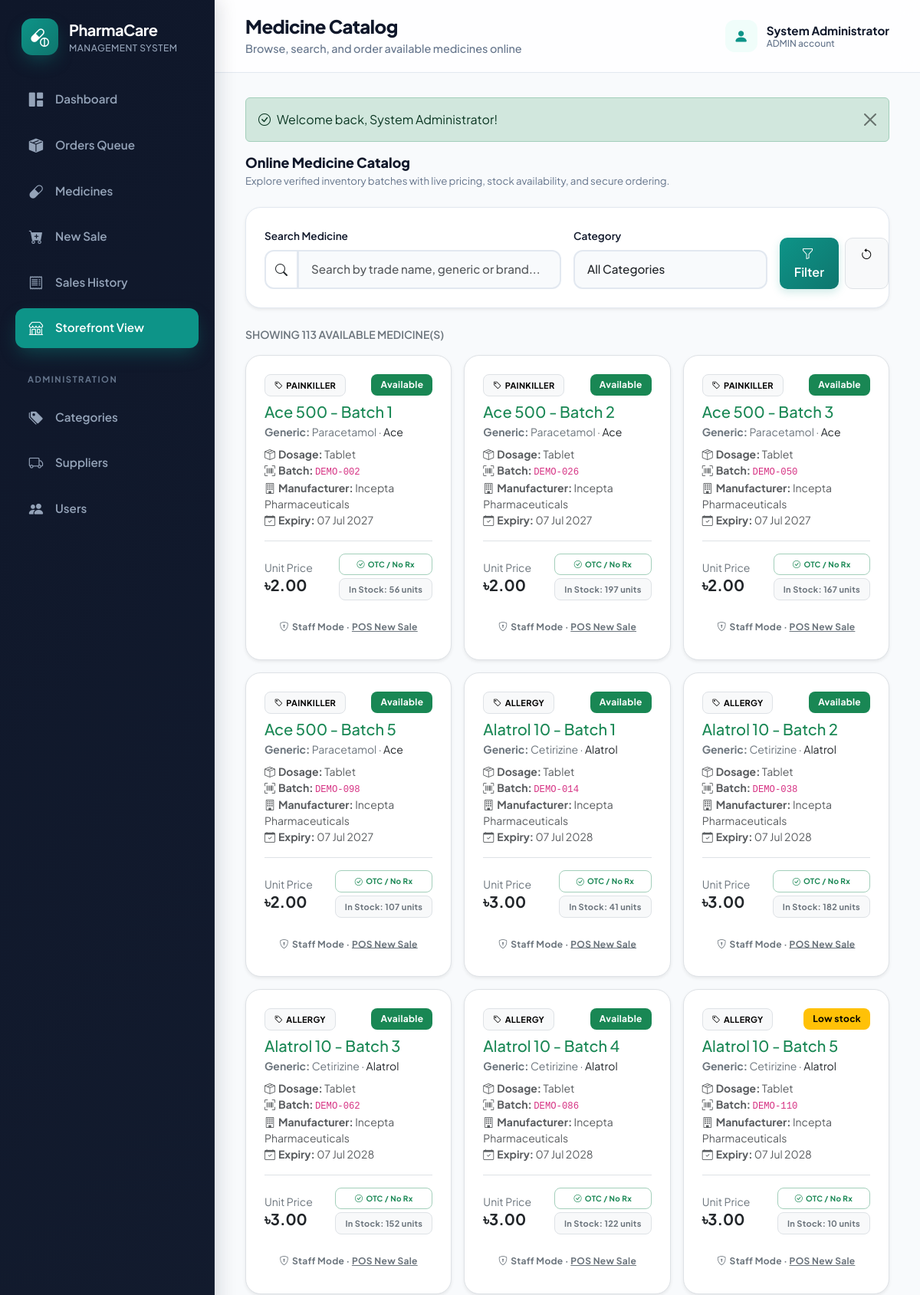
Screenshot of /index.php?page=catalog (signed in, upper part) with the database file from the repository.
### tables this page shows
CREATE TABLE IF NOT EXISTS app_users (
 id BIGINT UNSIGNED NOT NULL AUTO_INCREMENT PRIMARY KEY,
 full_name VARCHAR(80) NOT NULL,
 username VARCHAR(50) NOT NULL UNIQUE,
 email VARCHAR(120) NULL UNIQUE,
 phone VARCHAR(30) NULL,
 address VARCHAR(255) NULL,
 password VARCHAR(255) NOT NULL,
 role ENUM('ADMIN','STAFF','CUSTOMER') NOT NULL DEFAULT 'CUSTOMER',
 enabled TINYINT(1) NOT NULL DEFAULT 1,
 created_at DATETIME NOT NULL DEFAULT CURRENT_TIMESTAMP
);

CREATE TABLE IF NOT EXISTS medicines (
 id BIGINT UNSIGNED NOT NULL AUTO_INCREMENT PRIMARY KEY,
 name VARCHAR(120) NOT NULL,
 generic_name VARCHAR(120) NOT NULL,
 brand_name VARCHAR(120) NULL,
 batch_number VARCHAR(60) NOT NULL UNIQUE,
 medicine_type ENUM('TABLET','CAPSULE','SYRUP','INJECTION','CREAM','DROP','INHALER','OTHER') NOT NULL,
 purchase_price DECIMAL(12,2) NOT NULL,
 selling_price DECIMAL(12,2) NOT NULL,
 quantity INT UNSIGNED NOT NULL DEFAULT 0,
 minimum_stock_level INT UNSIGNED NOT NULL DEFAULT 10,
 manufacturing_date DATE NULL,
 expiry_date DATE NOT NULL,
 prescription_required TINYINT(1) NOT NULL DEFAULT 0,
 active TINYINT(1) NOT NULL DEFAULT 1,
 category_id BIGINT UNSIGNED NOT NULL,
 supplier_id BIGINT UNSIGNED NOT NULL,
 CONSTRAINT fk_medicine_category FOREIGN KEY(category_id) REFERENCES categories(id) ON DELETE RESTRICT,
 CONSTRAINT fk_medicine_supplier FOREIGN KEY(supplier_id) REFERENCES suppliers(id) ON DELETE RESTRICT,
 INDEX idx_medicine_name (name),
 INDEX idx_medicine_expiry (expiry_date),
 INDEX idx_medicine_category (category_id),
 INDEX idx_medicine_supplier (supplier_id)
);

CREATE TABLE IF NOT EXISTS categories (
 id BIGINT UNSIGNED NOT NULL AUTO_INCREMENT PRIMARY KEY,
 name VARCHAR(80) NOT NULL UNIQUE,
 description VARCHAR(255) NULL
);

CREATE TABLE IF NOT EXISTS suppliers (
 id BIGINT UNSIGNED NOT NULL AUTO_INCREMENT PRIMARY KEY,
 name VARCHAR(100) NOT NULL,
 company_name VARCHAR(120) NULL,
 phone VARCHAR(30) NOT NULL,
 email VARCHAR(120) NULL,
 address VARCHAR(255) NULL
);

### pages/catalog.php (the view, shortened to what the rows shown need)
<?php
$keyword = $keyword ?? trim((string)($_GET['keyword'] ?? ''));
$categoryId = $categoryId ?? (int)($_GET['category_id'] ?? 0);
$medicines = $medicines ?? \App\Models\Medicine::findActive($keyword, $categoryId);
?>
<div class="page-intro mb-4">
    <div>
        <h2>Online Medicine Catalog</h2>
    </div>
</div>
<div id="catalogMedicineGrid" class="row g-3">
    <?php foreach ($medicines as $m):
        $status = medicine_status($m);
        $maxStock = (int)$m['quantity'];
    ?>
        <div class="col-md-6 col-xl-4 medicine-card-col" data-medicine-id="<?= (int)$m['id'] ?>">
            <div class="card h-100 shadow-sm border">
                <div class="card-body d-flex flex-column">
                    <div class="d-flex justify-content-between align-items-start mb-2">
                        <span class="badge text-bg-light border text-uppercase" style="font-size: 11px;">
                            <i class="bi bi-tag me-1"></i><?= e($m['category_name']) ?>
                        </span>
                        <span class="badge text-bg-<?= e(status_badge($status)) ?>">
                            <?= e(status_label($status)) ?>
                        </span>
                    </div>
                    <h5 class="card-title text-success mb-1"><?= e($m['name']) ?></h5>
                    <div class="text-secondary small mb-2">
                        <strong>Generic:</strong> <?= e($m['generic_name']) ?>
                        <?php if ($m['brand_name']): ?>
                            &middot; <span class="text-dark"><?= e($m['brand_name']) ?></span>
                        <?php endif; ?>
                    </div>
                    <div class="small text-muted mb-3">
                        <div><i class="bi bi-box-seam me-1"></i><strong>Dosage:</strong> <?= e(ucfirst(strtolower($m['medicine_type']))) ?></div>
                        <div><i class="bi bi-upc-scan me-1"></i><strong>Batch:</strong> <code><?= e($m['batch_number']) ?></code></div>
                        <div><i class="bi bi-building me-1"></i><strong>Manufacturer:</strong> <?= e($m['supplier_company'] ?: $m['supplier_name']) ?></div>
                        <div><i class="bi bi-calendar-check me-1"></i><strong>Expiry:</strong> <?= e(nice_date($m['expiry_date'])) ?></div>
                    </div>
                    <div class="mt-auto pt-3 border-top">
                        <div class="d-flex justify-content-between align-items-center mb-3">
                            <div>
                                <span class="text-secondary small d-block">Unit Price</span>
                                <div class="h5 mb-0 text-dark fw-bold"><?= money($m['selling_price']) ?></div>
                            </div>
                            <div class="text-end">
                                <?php if ($m['prescription_required']): ?>
                                    <span class="badge text-bg-danger-subtle text-danger border border-danger-subtle mb-1 d-block text-center" style="font-size: 10px;">
                                        <i class="bi bi-prescription2 me-1"></i>Prescription Required
                                    </span>
                                <?php else: ?>
                                    <span class="badge text-bg-success-subtle text-success border border-success-subtle mb-1 d-block text-center" style="font-size: 10px;">
                                        <i class="bi bi-check-circle me-1"></i>OTC / No Rx
                                    </span>
                                <?php endif; ?>
                                <span class="badge text-bg-light border text-secondary" style="font-size: 11px;">
                                    In Stock: <?= $maxStock ?> units
                                </span>
                            </div>
                        </div>
                        <?php if (!user()): ?>
                            <a href="index.php?page=login" class="btn btn-sm btn-outline-success w-100">
                                <i class="bi bi-box-arrow-in-right me-1"></i>Sign In to Order
                            </a>
                        <?php else: ?>
                            <div class="text-center py-1">
                                <span class="badge text-bg-secondary-subtle text-secondary small">
                                    <i class="bi bi-shield-lock me-1"></i>Staff Mode &middot; <a href="<?= e(url('sale_form')) ?>" class="text-secondary text-decoration-underline">POS New Sale</a>
                                </span>
                            </div>
                        <?php endif; ?>
                    </div>
                </div>
            </div>
        </div>
    <?php endforeach; ?>
</div>

### includes/header.php (shortened to what the rows shown need)
<?php
$heading = page_title($page);
$subtitles = [
 'dashboard' => 'Current pharmacy stock and sales overview',
 'orders' => 'Fulfill customer orders, review prescriptions, and manage dispatch queue',
 'order_detail' => 'Review order items, verify doctor prescriptions, and manage status transitions',
 'my_orders' => 'Track your active orders and review previous medication orders',
 'medicines' => 'Search stock, prices, batch and expiry information',
 'medicine_form' => 'Enter medicine, stock, price and expiry details',
 'sale_form' => 'Select medicines and generate an invoice',
 'sales' => 'Review completed sales and print invoices',
 'invoice' => 'Printable receipt for the completed sale',
 'categories' => 'Organize medicines into searchable groups',
 'suppliers' => 'Manage supplier and contact information',
 'users' => 'Create staff accounts and control access',
 'catalog' => 'Browse, search, and order available medicines online',
 'cart' => 'Review selected medicines and adjust quantities',
 'checkout' => 'Provide delivery address and confirm your order',
 'order_confirmation' => 'Order placed successfully and queued for dispensary review',
 'profile' => 'Manage your customer profile and delivery address',
 'register' => 'Create a customer account to order medicines online'
];
if (!user()) {
    $links = [
        ['catalog', 'capsule-pill', 'Browse Medicines', 'catalog'],
    ];
    $brandUrl = url('catalog');
    $brandSubtitle = 'Online Storefront';
} else {
    $brandUrl = url('dashboard');
    $brandSubtitle = 'Management System';
}
?>
<!doctype html><html lang="en"><head>
<link href="https://cdn.jsdelivr.net/npm/bootstrap@5.3.3/dist/css/bootstrap.min.css" rel="stylesheet">
<link href="https://cdn.jsdelivr.net/npm/bootstrap-icons@1.11.3/font/bootstrap-icons.min.css" rel="stylesheet">
<link rel="stylesheet" href="assets/css/app.css"></head><body>
<aside class="app-sidebar">
 <a class="brand" href="<?=e($brandUrl)?>"><span class="brand-mark"><i class="bi bi-capsule-pill"></i></span><span><strong>PharmaCare</strong><small><?=e($brandSubtitle)?></small></span></a>
</aside>
<div class="app-main">
 <header class="app-topbar">
  <div class="d-flex align-items-center gap-3">
   <div><h1><?=e($heading)?></h1><p><?=e($subtitles[$page]??'PharmaCare Management System')?></p></div>
  </div>
  <?php if (user()): ?>
   <div class="d-flex align-items-center gap-2">
    <div class="topbar-user"><span class="avatar"><i class="bi bi-person-fill"></i></span><span><strong><?=e(user()['full_name'])?></strong><small><?=e(user()['role'])?> account</small></span></div>
   </div>
  <?php endif; ?>
 </header>
 <main class="content">

### rows the page displays
app_users: role "MANAGEMENT SYSTEM", full_name "System Administrator", role "ADMIN"
medicines: category.name "PAINKILLER", status "Available", name "Ace 500 - Batch 1", generic_name "Paracetamol", brand_name "Ace", medicine_type "Tablet", batch_number "DEMO-002", supplier.company_name "Incepta Pharmaceuticals", expiry_date "07 Jul 2027", selling_price "৳2.00", prescription_required 0 (drawn), quantity "56"
medicines: category.name "PAINKILLER", status "Available", name "Ace 500 - Batch 2", generic_name "Paracetamol", brand_name "Ace", medicine_type "Tablet", batch_number "DEMO-026", supplier.company_name "Incepta Pharmaceuticals", expiry_date "07 Jul 2027", selling_price "৳2.00", prescription_required 0 (drawn), quantity "197"
medicines: category.name "PAINKILLER", status "Available", name "Ace 500 - Batch 3", generic_name "Paracetamol", brand_name "Ace", medicine_type "Tablet", batch_number "DEMO-050", supplier.company_name "Incepta Pharmaceuticals", expiry_date "07 Jul 2027", selling_price "৳2.00", prescription_required 0 (drawn), quantity "167"
medicines: category.name "PAINKILLER", status "Available", name "Ace 500 - Batch 5", generic_name "Paracetamol", brand_name "Ace", medicine_type "Tablet", batch_number "DEMO-098", supplier.company_name "Incepta Pharmaceuticals", expiry_date "07 Jul 2027", selling_price "৳2.00", prescription_required 0 (drawn), quantity "107"
medicines: category.name "ALLERGY", status "Available", name "Alatrol 10 - Batch 1", generic_name "Cetirizine", brand_name "Alatrol", medicine_type "Tablet", batch_number "DEMO-014", supplier.company_name "Incepta Pharmaceuticals", expiry_date "07 Jul 2028", selling_price "৳3.00", prescription_required 0 (drawn), quantity "41"
medicines: category.name "ALLERGY", status "Available", name "Alatrol 10 - Batch 2", generic_name "Cetirizine", brand_name "Alatrol", medicine_type "Tablet", batch_number "DEMO-038", supplier.company_name "Incepta Pharmaceuticals", expiry_date "07 Jul 2028", selling_price "৳3.00", prescription_required 0 (drawn), quantity "182"
medicines: category.name "ALLERGY", status "Available", name "Alatrol 10 - Batch 3", generic_name "Cetirizine", brand_name "Alatrol", medicine_type "Tablet", batch_number "DEMO-062", supplier.company_name "Incepta Pharmaceuticals", expiry_date "07 Jul 2028", selling_price "৳3.00", prescription_required 0 (drawn), quantity "152"
medicines: category.name "ALLERGY", status "Available", name "Alatrol 10 - Batch 4", generic_name "Cetirizine", brand_name "Alatrol", medicine_type "Tablet", batch_number "DEMO-086", supplier.company_name "Incepta Pharmaceuticals", expiry_date "07 Jul 2028", selling_price "৳3.00", prescription_required 0 (drawn), quantity "122"
medicines: category.name "ALLERGY", status "Low stock", name "Alatrol 10 - Batch 5", generic_name "Cetirizine", brand_name "Alatrol", medicine_type "Tablet", batch_number "DEMO-110", supplier.company_name "Incepta Pharmaceuticals", expiry_date "07 Jul 2028", selling_price "৳3.00", prescription_required 0 (drawn), quantity "10"

### other values shown
$label "Dashboard"
$label "Orders Queue"
$label "Medicines"
$label "New Sale"
$label "Sales History"
$label "Storefront View"
$label "ADMINISTRATION"
$label "Categories"
$label "Suppliers"
$label "Users"
$heading "Medicine Catalog"
$subtitles[$page] "Browse, search, and order available medicines online"
$f['text'] "Welcome back, System Administrator!"
count($medicines) "113"
